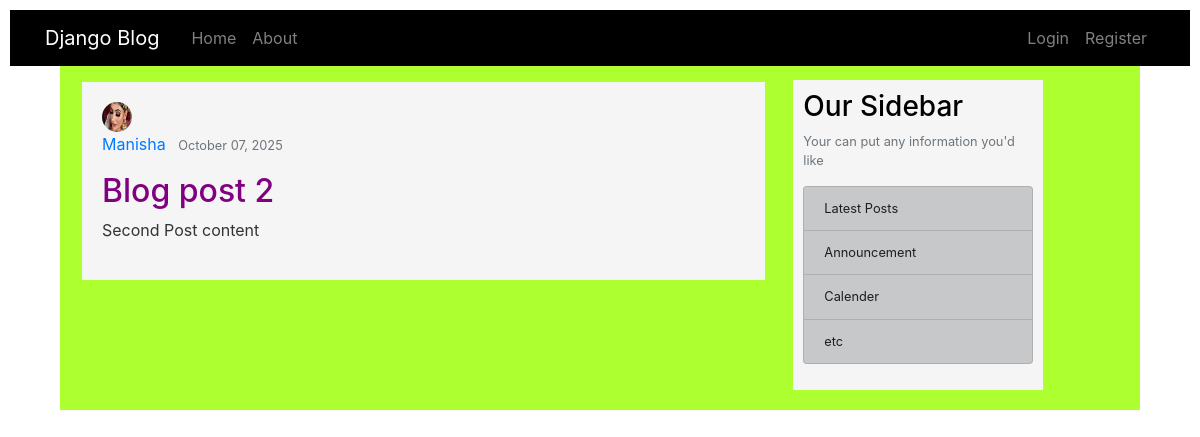
The page /blog/post/2/ on the database as committed earlier.
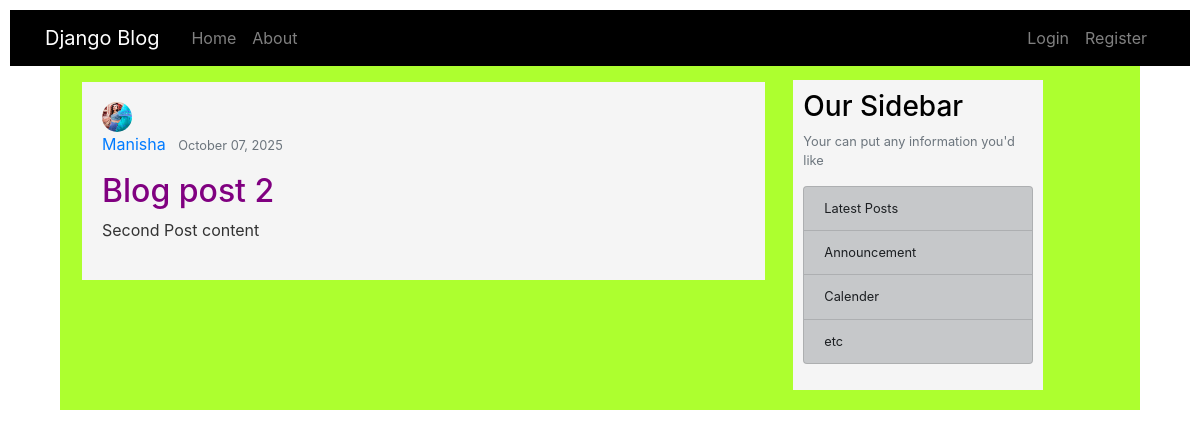
The same page on the database as committed later.
### blog/models.py (models this page shows, shortened)
class Post(models.Model):
	title=models.CharField(max_length=200)
	content=models.TextField()
	date_posted=models.DateTimeField(default=timezone.now)#auto_now_add=True when we need only date when post is posted , default=timezone.now when we ant to chnage dtae modified
	author=models.ForeignKey(User,on_delete=models.CASCADE)#when we want unique author for his post and also delete post when author deleted

### users/models.py (models this page shows, shortened)
class Profile(models.Model):
	user = models.OneToOneField(User,on_delete=models.CASCADE)
	image = models.ImageField(default='default.jpg',upload_to='profile_pics')

### blog/views.py (the view)
# urls.py: path('post/<int:pk>/', PostDetailView.as_view(),name='post-detail'),#show post by primary key int
class PostDetailView(DetailView):
	model =Post

### blog/templates/blog/post_detail.html
{% extends "blog/base.html" %}
{% load static %}
{% block content %}
  <article class ="media content-section article">
    <img class ="rounded-circle article-img" src="{{object.author.profile.image.url}}">
    <div class ="media-body">
      <div class="article-metadata">
    <a class="mr-2" href="#">{{object.author}}</a>
    <small class="text-muted">{{ object.date_posted|date:"F d, Y" }}</p>
      </div>
      <h2 class="article-title">{{object.title}}</h2>
      <p class="article-content">{{object.content}}</p>
  </div>
  </article>
	{% endblock %}

### blog/templates/blog/base.html (shortened to what this page needs)
{% load static %}
<!DOCTYPE html>
<html>
<head>
    <link rel="stylesheet" href="https://cdn.jsdelivr.net/npm/bootstrap@4.4.1/dist/css/bootstrap.min.css">
<link rel="stylesheet" type="text/css" href="{% static 'css/style.css' %}">
</head>
<body class="body">
	<header class="site-header" >
		<nav class="navbar navbar-expand-md navbar-dark dark-bg fixed-top">
			<div class="container">
              <a class="navbar-brand mr-4" href="{% url 'blog-home' %}">Django Blog</a>
              <div class="collapse navbar-collapse" id="navbarToggle">
              	<div class="navbar-nav mr-auto">
              		<a class="nav-item nav-link" href="{% url 'blog-home' %}">Home </a>
              		<a class="nav-item nav-link" href="{% url 'blog-about' %}">About</a>
              	</div>
              	<div class="navbar-nav">
         {% if user.is_authenticated %}
     <a class="nav-item nav-link" href="{% url 'profile' %}">Profile </a>
              		<form method="post" action="{% url 'logout' %}"display: inline;>
    {% csrf_token %}
    <button type="submit" class="nav-item nav-link btn btn-link" style="color: inherit;text-decoration: none;">
      Logout
    </button>
  </form>
    		{% else %}
              		<a class="nav-item nav-link" href="{% url 'login' %}">Login </a>
              		<a class="nav-item nav-link" href="{% url 'register' %}">Register</a>
              		{% endif %}
              </div>
          </div>
      </div>
	</nav>
	</header>
	<main  class="main" role="main" >
		<div class="row">
			<div class="col-md-8">
				{% block content %}
	{% endblock %}
			</div>
			<div class="col-md-4 section">
				<div class="content-section">
					<h3>Our Sidebar</h3>
					<p class="text-muted">Your can put any information you'd like
					<ul class="list-group">
						<li class="list-group-item list-group-item-dark">Latest Posts</li>
						<li class="list-group-item list-group-item-dark">Announcement</li>
						<li class="list-group-item list-group-item-dark">Calender</li>
						<li class="list-group-item list-group-item-dark">etc</li>
					</ul>
				</p>
				</div>
			</div>
		</div>
	</main>
  </body>
<html>

### blog/static/css/style.css (style rules this page uses)
body { background-color: #fff; }
.navbar { background-color: black !important; color: whitesmoke ; margin: 10px !important; }
.main { box-align: center; display: grid; width: 90%; margin: 60px; padding: 20px; background-color: greenyellow; }
.content-section { display: inline-grid; color: #000; width:250px; padding: 10px; background-color: whitesmoke; }
.article { background-color: whitesmoke; padding: 20px; width: 100%; margin: 2px; }
.article-title { color: purple; font-size: 2rem; }
.article-content { color: #333; line-height: 1.6; font-size: 1rem; }
.article-img { width: 30px !important; height: 30px !important; }

Rows that differ between the two databases and show on the page:
changed through a linked row, Post "Blog post 2": author.profile.image: a different picture
